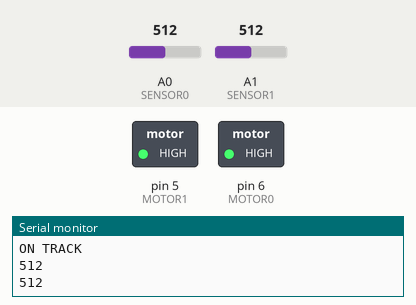
Bench run of a sketch on a simulated Arduino Uno, built with avr-gcc and run on an emulated ATmega328P. Shown: switched loads named in the sketch (green lamp = pin HIGH), the last lines printed to the serial monitor. The inputs (shaded band) are chosen by the test bench; at power-on: A0 (SENSOR0) = 512, A1 (SENSOR1) = 512.

Above: at 1.2 s.
1.3 s: A0 (SENSOR0) set to 207
2.8 s: A0 (SENSOR0) set to 192
At 3.4 s:
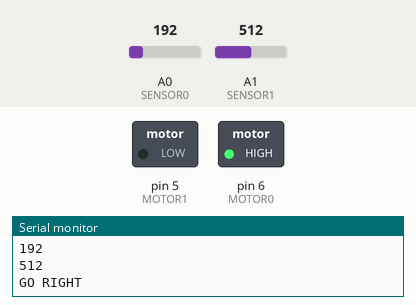
4.3 s: A0 (SENSOR0) set to 306
At 4.6 s:
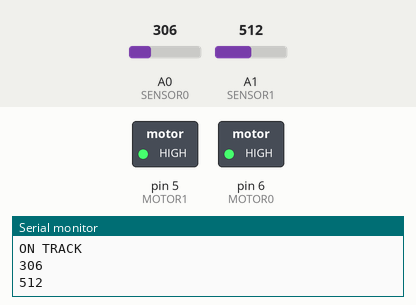
5.8 s: A1 (SENSOR1) set to 214
7.3 s: A1 (SENSOR1) set to 186
At 8.0 s:
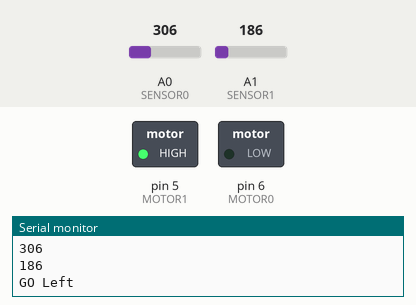
8.8 s: A1 (SENSOR1) set to 306
At 9.2 s:
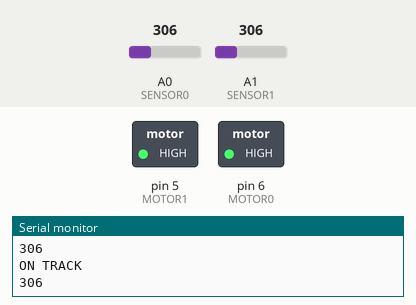
Timing chart, 0 to 11.3 s (numbered marks = the images above; inputs shaded):
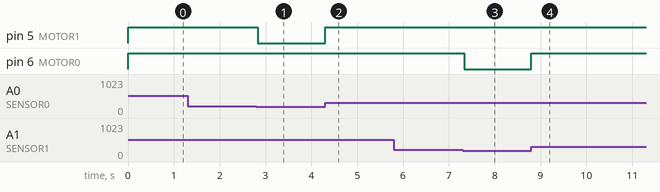

Measured:
- the behaviour switches between 200 and 199 on A0 (SENSOR0) (found by bisection; images 0 and 1)
- the behaviour switches between 200 and 199 on A1 (SENSOR1) (found by bisection; images 2 and 3)
- after the input at 2.8 s, pin 5 (MOTOR1): HIGH → LOW at once
- after the input at 4.3 s, pin 5 (MOTOR1): LOW → HIGH at once
- after the input at 7.3 s, pin 6 (MOTOR0): HIGH → LOW at once
- after the input at 8.8 s, pin 6 (MOTOR0): LOW → HIGH at once

The sketch:

robot2.ino
```cpp
/*
This is the source code for our line following robot
 ***INFO***
 Team 3
 Kyle Thomas; Harshdeep Goraya; Ashley Impastato; Randy Lavota
 Revision 2.0
 Date
 20141028
 Class
 EGR-1100-SECTION
 ***DISCRIPTION***
 Starts by definging global variables
 Startup
 starts debugging
 sets pin modes
 Loop
 read sensors
 comapre values to the calibration
 assigns digital logic
 uses a compare of the 2 digital logic values to determine movement needs
 makes movement
 */
//environment
#define baud 9600
#define calibration 200

//Pinout
#define SENSOR0 A0
#define SENSOR1 A1
#define MOTOR0 6
#define MOTOR1 5

//Motor speeds
#define FWD 255
#define TURN 255
#define STOP 0

//Global variables
int sensor0;
int sensor1;
int sensorC0;
int sensorC1;
int a;
int b;

void setup() {
  //Start serial line for debugging
  Serial.begin(baud);
  Serial.println("INITILIZED");

  //Pin setup
  pinMode(MOTOR0, OUTPUT);
  pinMode(MOTOR1, OUTPUT);
  Serial.println("MOTOR PINS SET");
}

void loop() {
  //Read sensor values
  sensor0 = analogRead(SENSOR0);
  sensor1 = analogRead(SENSOR1);
  Serial.println(sensor0);
  Serial.println(sensor1);

  /*Movement Logic*/

  //Generate Digital logic based on a comp
  //between sensor value and calibration value
  if (sensor0 < calibration) {
    a = 0;
  }
  else if (sensor0 > calibration) {
    a = 1;
  }

  if (sensor1 < calibration) {
    b = 0;
  }
  else if (sensor1 > calibration) {
    b = 1;
  }
  //Compare digital logic values to each other
  //to detmin the direction that the bot needs to go
  if (a == b){
    Serial.println("ON TRACK");
    //Forward
    analogWrite(MOTOR0,FWD);
    analogWrite(MOTOR1,FWD);
  }

  if (a < b){
    Serial.println("GO RIGHT");
    //Turn until the line is detected by the other sensor
    while (true) {
      //Differential turning
      analogWrite(MOTOR1, STOP);
      analogWrite(MOTOR0, TURN);
      sensorC0 = analogRead(SENSOR0);
      if (sensorC0 > calibration) {
        //Break out of the infinite loop once the line is detected again
        break;
      }
    }
  }

  if (a > b) {
    Serial.println("GO Left");
    //Turn until the line is detected by the other sensor
    while (true) {
      //Differential turning
      analogWrite(MOTOR0, STOP);
      analogWrite(MOTOR1, TURN);
      sensorC1 = analogRead(SENSOR1);
      if (sensorC1 > calibration) {
        //Break out of the infinite loop once the line is detected again
        break;
      }
    }
  }
}
```
